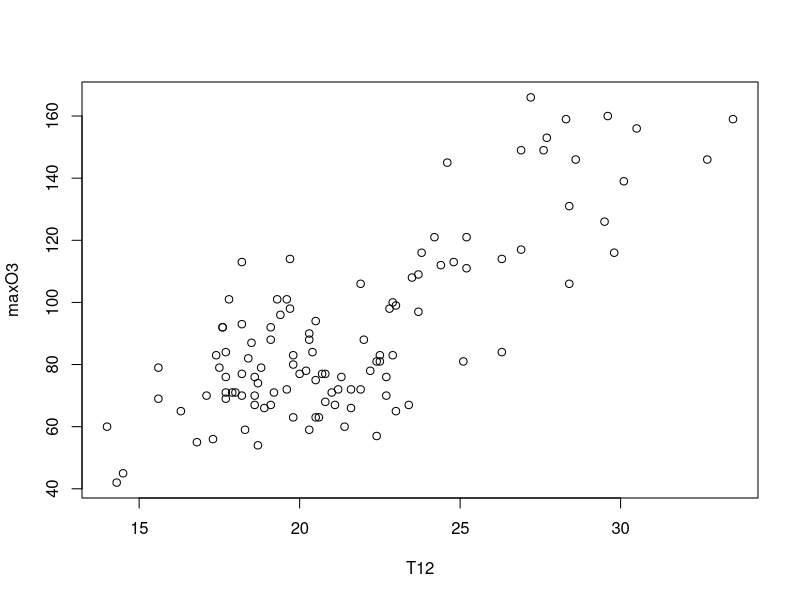
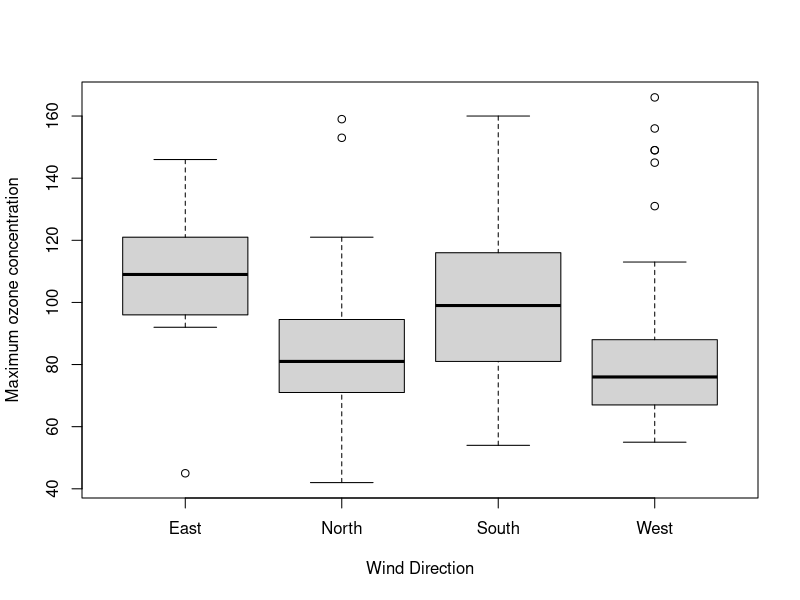
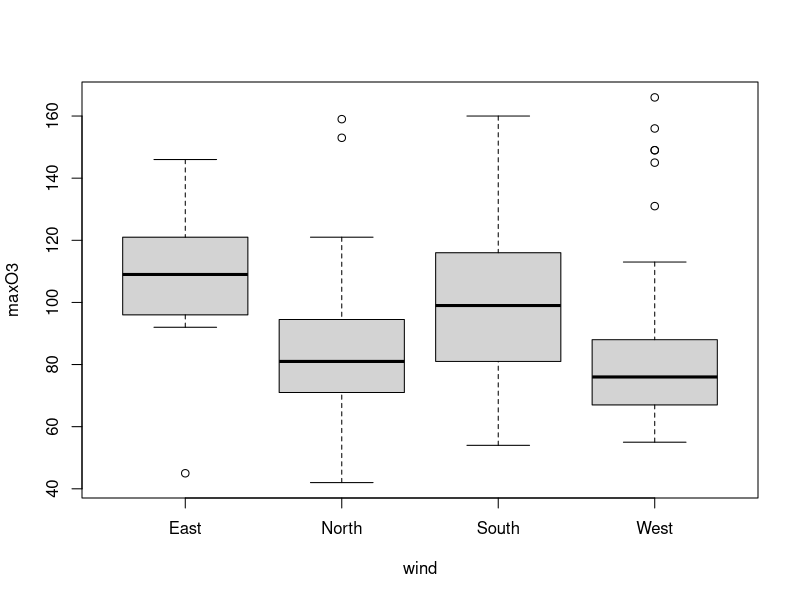
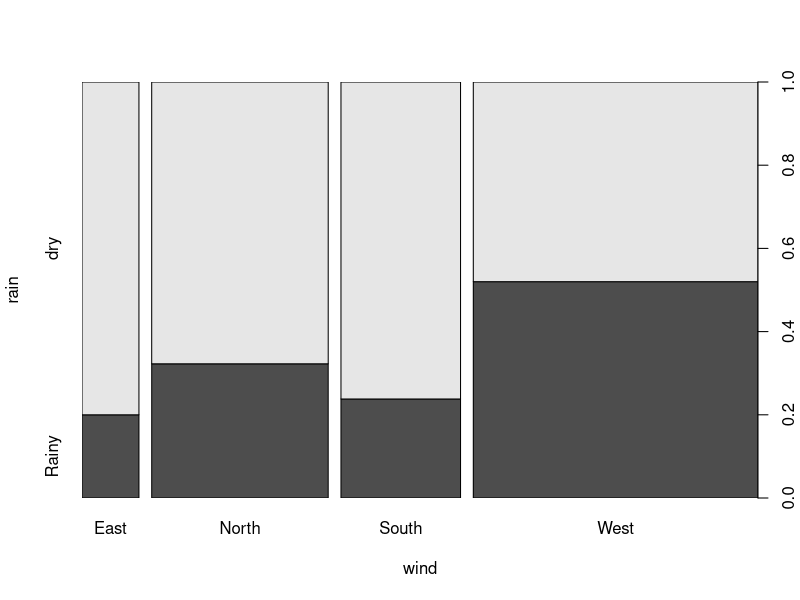
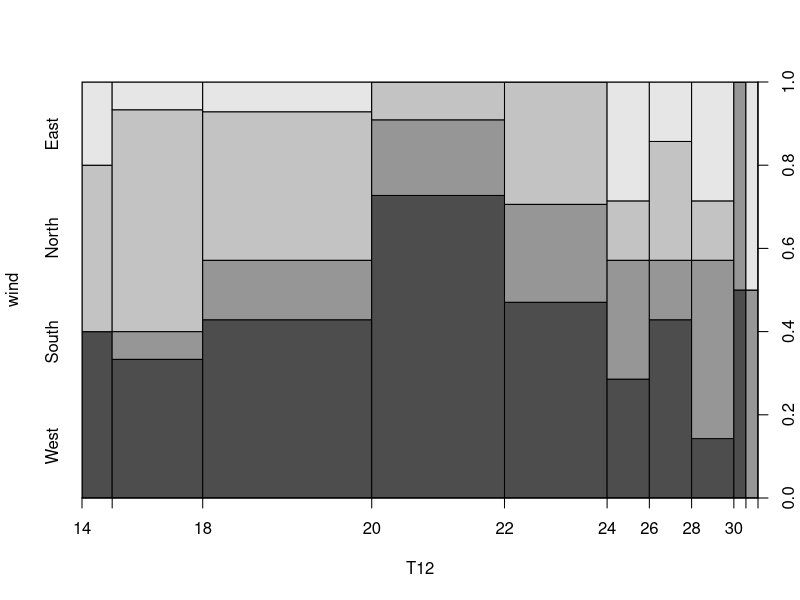
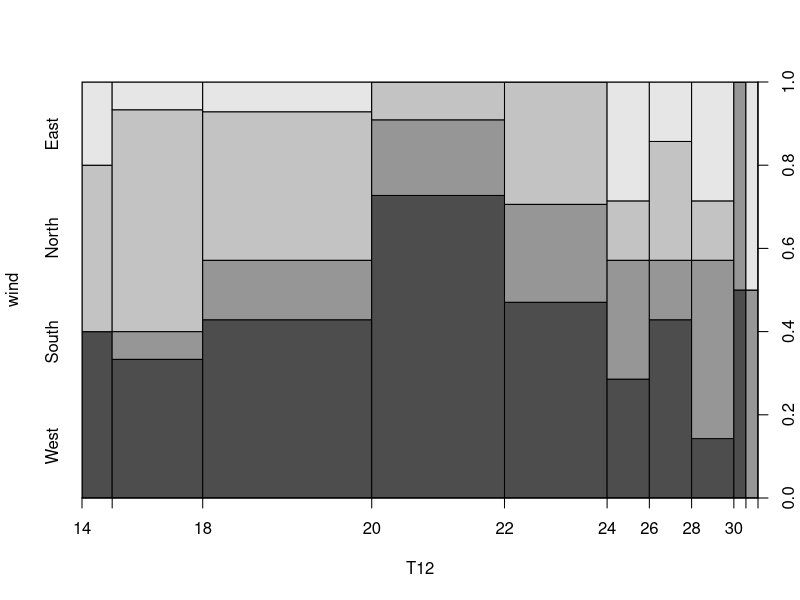
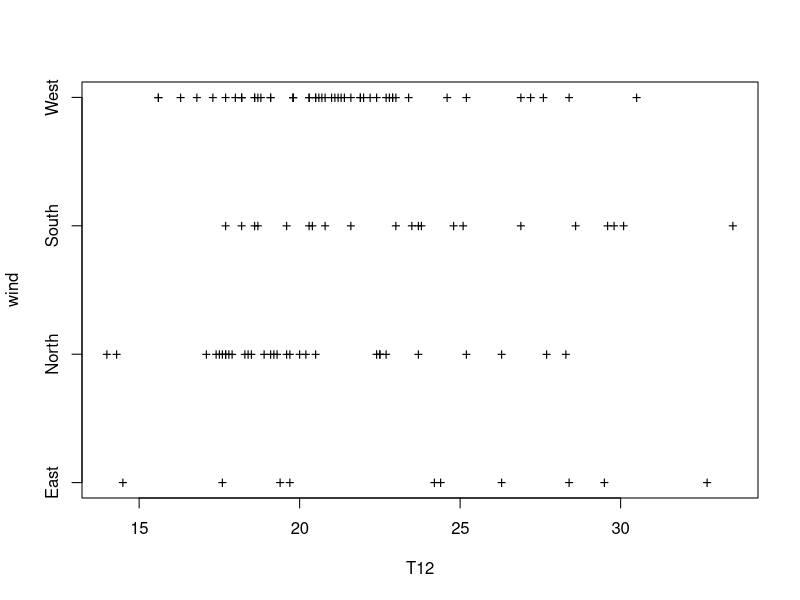
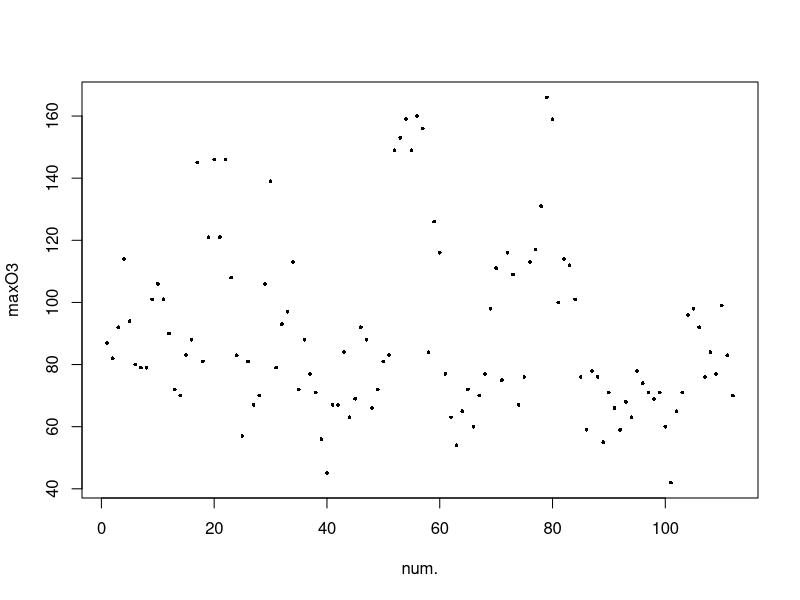

The R source for these figures, in order:
## Unit 3 Graphics ##

ozone <- read.table("ozone.txt",header=T)

summary(ozone)
# maxO3 = max daily ozone
# T12 temp at midday
# Wx12 projection of wind speed vector 
#on east west axis at midday 

ozone$wind <- as.factor(ozone$wind)
ozone$rain<- as.factor(ozone$rain)

# scatter plot of maxO3 and T12
plot(maxO3~T12,data=ozone)

# plot of quantative variable wrt qual Var
plot(maxO3~wind,data=ozone, xlab= "Wind Direction",ylab="Maximum ozone concentration")

boxplot(maxO3~wind,data=ozone) # same graph

# plot of qual var wrt qual var
plot(rain~wind,data=ozone)

# qual var accord to quantiative
plot(wind~T12,data=ozone)
spineplot(wind~T12,data=ozone) # same plot


plot(ozone$T12,ozone$wind,yaxt="n",xlab="T12",
     ylab="wind",pch="+")
axis(side=2,at=1:4,labels=levels(ozone$wind))

#yaxt="n" remove scale from y axis


plot(ozone[,"maxO3"],xlab="num.",ylab="maxO3",cex=0.5,pch=16)

# line type
plot(ozone[,"maxO3"],xlab="num.",ylab="maxO3",type="l")

# representing histogram

hist(ozone$maxO3,main="Historam",prob=TRUE,xlab="Ozone")


# Kernel density estimate uisng density

plot(density(ozone$maxO3),main="Kernel Density Estimate",xlab="Ozone")


# barplot using table function

barplot(table(ozone$wind))

plot(ozone$wind) # same as Prev

# Adding to graphs

# plot and add text
plot(maxO3~T12,data=ozone,type="n")
text(ozone$T12,ozone$maxO3,substr(rownames(ozone),5,8),cex=0.75)

# to draw crosses on the coordinate
plot(maxO3~T12,data=ozone,type="p",pch=3,cex=0.75)
text(ozone$T12,ozone$maxO3,substr(rownames(ozone),5,8),cex=0.75,pos=3,offset=0.3)

# to add colored symbol addition to rainy days

selection <- ozone[,"rain"]=="Rainy"
points(ozone[selection,"T12"],ozone[selection,"maxO3"],pch=21,
       bg="grey70",cex=0.75)
abline(v=27,lty=2) # no rain if temp exceed 27

## to add line to a graph

plot(ozone[1:7,"maxO3"],type="l")
lines(ozone[8:14,"maxO3"],col="grey50")


#  taking the equivalent range
rangey <- range(ozone[1:7,"maxO3"],ozone[8:14,"maxO3"])
plot(ozone[1:7,"maxO3"],type="l",ylim=rangey,lty=1)
lines(ozone[8:14,"maxO3"],col="grey50")

# Graph with the multiple dimension

# 3D  graph with R

f <- function(x,y){
  z<- 10*sin(sqrt(x^2+y^2))/sqrt(x^2+y^2)
  return(z)
}

x<- seq(-10,10,length=30)
y<- x

z<- outer(x,y,f) # outer help this type of evaluation
persp(x,y,z,theta=30,phi=30,expand=0.5)

library(lattice)
cloud(maxO3~T12+Wx12,type=c("p","h"),data=ozone)


# Exporting Graph

# saving the graph as graphik.pdf 

pdf("graphik.pdf")
rangey <- range(ozone[1:7,"maxO3"],ozone[8:14,"maxO3"])
plot(ozone[1:7,"maxO3"],type="l",ylim=rangey,lty=1)
lines(ozone[8:14,"maxO3"],col="grey50",lty=1)
dev.off()

# pdf("mypath/graphik.pdf") to save for other destination

# Multiple graphs

# traditionlly we use par function

#par(mfrow=c(n,p)) oraganises n*p  graph as n rows and p col

par(mfrow=c(1,2))
plot(1:10,10:1,pch=0)
plot(rep(1,4),type="l")  # 1row and 2 column

# to come back 1 graph per window 
par(mfrow=c(1,1))

#  to get 3 graphs , in 2 rows first create a matrix

mat <- matrix(c(1,1,2,3),nrow=2,ncol=2, byrow=TRUE)
layout(mat)  #  then layout func
plot(1:10,10:1,pch=0)
plot(rep(1,4),type="l")
plot(c(2,3,-1,0),type="b")


# Multiple Windows

plot(1:10,10:1,pch=0)
X11() #quartz in Mac OS
plot(rep(1,4),type='l')

# Improving and Personalising Graphs

#1######### To use color

plot(1:4,4:1,type="p",col="red")
# genrally 1 for "black", 2="red" , 3="green"

colors()     # gives vectors colors

# par funct manages all graphical parameter
par(fg="blue",bg="#f2a1c2")

#2 To modify palette (, ensuring correspondence b/w the num and color

palette(gray(seq(0,0.9,len=10))) #pallete of grey
plot(1:10,rep(1,10),type="p",pch=25,bg=1:10)
palette("default")

###3 To add Title

##4 to control the appearance of the axes or to del
## them (and  the corresponding legend)

plot(c(10,11),c(12,11),type="p",axes="FALSE",xlab="",ylab="")

# to fin redeffine them
axis(1,at=c(10,11),label=c("Dim1","Dim2"))


##5 To construct orthonormal axes

plot(1:4,4:1,type="p",asp=1)

##6 To add a legend

rangey <- range(ozone[1:7,"maxO3"])
plot(ozone[1:7,"maxO3"],type="l")
lines(ozone[8:14,"maxO3"],ylim=rangey,col="grey50")
legend("topleft",legend=c("week1","week2"),
       col=c("black","grey50"),lty=1)

##7 To insert symbols or mathematical formulae
help("plotmath")

plot(1,1,xlab=expression(bar(x)==sum(frac(x[i],n),i==1,n)))
